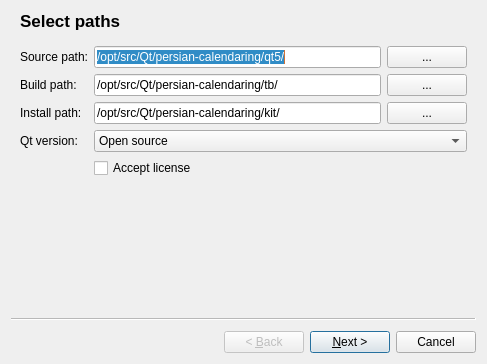
<?xml version="1.0" encoding="UTF-8"?>
<ui version="4.0">
 <class>Wizard</class>
 <widget class="QWizard" name="Wizard">
  <property name="geometry">
   <rect>
    <x>0</x>
    <y>0</y>
    <width>487</width>
    <height>364</height>
   </rect>
  </property>
  <property name="windowTitle">
   <string>Wizard</string>
  </property>
  <widget class="QWizardPage" name="wizardPage1">
   <property name="title">
    <string>Select paths</string>
   </property>
   <layout class="QFormLayout" name="formLayout">
    <item row="0" column="0">
     <widget class="QLabel" name="label">
      <property name="text">
       <string>Source path:</string>
      </property>
     </widget>
    </item>
    <item row="0" column="1">
     <layout class="QHBoxLayout" name="horizontalLayout">
      <item>
       <widget class="QLineEdit" name="lineEditSourcePath">
        <property name="text">
         <string>/opt/src/Qt/persian-calendaring/qt5/</string>
        </property>
       </widget>
      </item>
      <item>
       <widget class="QPushButton" name="pushButtonSelectSourcePath">
        <property name="sizePolicy">
         <sizepolicy hsizetype="Maximum" vsizetype="Fixed">
          <horstretch>0</horstretch>
          <verstretch>0</verstretch>
         </sizepolicy>
        </property>
        <property name="text">
         <string>...</string>
        </property>
       </widget>
      </item>
     </layout>
    </item>
    <item row="1" column="0">
     <widget class="QLabel" name="label_2">
      <property name="text">
       <string>Build path:</string>
      </property>
     </widget>
    </item>
    <item row="1" column="1">
     <layout class="QHBoxLayout" name="horizontalLayout_2">
      <item>
       <widget class="QLineEdit" name="lineEditBuildPath">
        <property name="text">
         <string>/opt/src/Qt/persian-calendaring/tb/</string>
        </property>
       </widget>
      </item>
      <item>
       <widget class="QPushButton" name="pushButtonSelectBuildPath">
        <property name="sizePolicy">
         <sizepolicy hsizetype="Maximum" vsizetype="Fixed">
          <horstretch>0</horstretch>
          <verstretch>0</verstretch>
         </sizepolicy>
        </property>
        <property name="text">
         <string>...</string>
        </property>
       </widget>
      </item>
     </layout>
    </item>
    <item row="2" column="0">
     <widget class="QLabel" name="label_3">
      <property name="text">
       <string>Install path:</string>
      </property>
     </widget>
    </item>
    <item row="2" column="1">
     <layout class="QHBoxLayout" name="horizontalLayout_3">
      <item>
       <widget class="QLineEdit" name="lineEditInstallPath">
        <property name="text">
         <string>/opt/src/Qt/persian-calendaring/kit/</string>
        </property>
       </widget>
      </item>
      <item>
       <widget class="QPushButton" name="pushButtonSelectInstallPath">
        <property name="sizePolicy">
         <sizepolicy hsizetype="Maximum" vsizetype="Fixed">
          <horstretch>0</horstretch>
          <verstretch>0</verstretch>
         </sizepolicy>
        </property>
        <property name="text">
         <string>...</string>
        </property>
       </widget>
      </item>
     </layout>
    </item>
    <item row="3" column="0">
     <widget class="QLabel" name="label_4">
      <property name="text">
       <string>Qt version:</string>
      </property>
     </widget>
    </item>
    <item row="3" column="1">
     <widget class="QComboBox" name="comboBoxLicenseType">
      <item>
       <property name="text">
        <string>Open source</string>
       </property>
      </item>
      <item>
       <property name="text">
        <string>Commercial</string>
       </property>
      </item>
     </widget>
    </item>
    <item row="4" column="1">
     <widget class="QCheckBox" name="checkBoxConfirmLicense">
      <property name="text">
       <string>Accept license</string>
      </property>
     </widget>
    </item>
   </layout>
  </widget>
  <widget class="QWizardPage" name="wizardPage_3">
   <property name="title">
    <string>Platform</string>
   </property>
   <layout class="QVBoxLayout" name="verticalLayout_5">
    <item>
     <widget class="QCheckBox" name="checkBoxSelectPLatform">
      <property name="text">
       <string>Select platform</string>
      </property>
     </widget>
    </item>
    <item>
     <widget class="QListWidget" name="listWidgetPlatform">
      <property name="enabled">
       <bool>false</bool>
      </property>
     </widget>
    </item>
   </layout>
  </widget>
  <widget class="QWizardPage" name="wizardPage_7">
   <property name="title">
    <string>Cross colpile</string>
   </property>
   <layout class="QVBoxLayout" name="verticalLayout_10">
    <item>
     <widget class="QCheckBox" name="checkBoxSelectPLatform_2">
      <property name="text">
       <string>Select platform</string>
      </property>
     </widget>
    </item>
    <item>
     <widget class="QListWidget" name="listWidgetPlatform_2">
      <property name="enabled">
       <bool>false</bool>
      </property>
     </widget>
    </item>
   </layout>
  </widget>
  <widget class="QWizardPage" name="wizardPageModules">
   <property name="title">
    <string>Select modules</string>
   </property>
   <layout class="QVBoxLayout" name="verticalLayout_3">
    <item>
     <widget class="QListWidget" name="listWidgetModules"/>
    </item>
   </layout>
  </widget>
  <widget class="QWizardPage" name="wizardPage_6">
   <property name="title">
    <string>Exclude from make</string>
   </property>
   <layout class="QVBoxLayout" name="verticalLayout_8">
    <item>
     <widget class="QListWidget" name="listWidgetNoMake">
      <item>
       <property name="text">
        <string>docs</string>
       </property>
      </item>
      <item>
       <property name="text">
        <string>demos</string>
       </property>
      </item>
      <item>
       <property name="text">
        <string>examples</string>
       </property>
      </item>
      <item>
       <property name="text">
        <string>tests</string>
       </property>
      </item>
     </widget>
    </item>
   </layout>
  </widget>
  <widget class="QWizardPage" name="wizardPage2">
   <property name="title">
    <string>Features</string>
   </property>
   <layout class="QVBoxLayout" name="verticalLayout_9">
    <item>
     <widget class="QLineEdit" name="lineEditFilterFeature">
      <property name="clearButtonEnabled">
       <bool>true</bool>
      </property>
     </widget>
    </item>
    <item>
     <layout class="QHBoxLayout" name="horizontalLayout_4">
      <item>
       <widget class="QTableView" name="tableViewFeatures">
        <property name="editTriggers">
         <set>QAbstractItemView::NoEditTriggers</set>
        </property>
        <property name="selectionBehavior">
         <enum>QAbstractItemView::SelectRows</enum>
        </property>
       </widget>
      </item>
      <item>
       <layout class="QVBoxLayout" name="verticalLayout">
        <item>
         <widget class="QPushButton" name="pushButtonFeatureInclude">
          <property name="text">
           <string>Include</string>
          </property>
         </widget>
        </item>
        <item>
         <widget class="QPushButton" name="pushButtonFeatureExclude">
          <property name="text">
           <string>Exclude</string>
          </property>
         </widget>
        </item>
        <item>
         <widget class="QPushButton" name="pushButtonFeatureUncheck">
          <property name="text">
           <string>Uncheck</string>
          </property>
         </widget>
        </item>
        <item>
         <spacer name="verticalSpacer">
          <property name="orientation">
           <enum>Qt::Vertical</enum>
          </property>
          <property name="sizeHint" stdset="0">
           <size>
            <width>20</width>
            <height>40</height>
           </size>
          </property>
         </spacer>
        </item>
       </layout>
      </item>
     </layout>
    </item>
   </layout>
  </widget>
  <widget class="QWizardPage" name="wizardPage">
   <property name="title">
    <string>Options</string>
   </property>
   <layout class="QVBoxLayout" name="verticalLayout_2">
    <item>
     <widget class="QLineEdit" name="lineEditFilterOption">
      <property name="clearButtonEnabled">
       <bool>true</bool>
      </property>
     </widget>
    </item>
    <item>
     <widget class="QTableView" name="tableViewOptions">
      <property name="editTriggers">
       <set>QAbstractItemView::CurrentChanged|QAbstractItemView::DoubleClicked</set>
      </property>
      <attribute name="horizontalHeaderStretchLastSection">
       <bool>true</bool>
      </attribute>
     </widget>
    </item>
   </layout>
  </widget>
  <widget class="QWizardPage" name="wizardPage_2">
   <property name="title">
    <string>Select generate method</string>
   </property>
   <layout class="QVBoxLayout" name="verticalLayout_7">
    <item>
     <layout class="QVBoxLayout" name="verticalLayout_4">
      <item>
       <widget class="QRadioButton" name="radioButtonBuildNow">
        <property name="text">
         <string>Run build process now</string>
        </property>
       </widget>
      </item>
      <item>
       <widget class="QRadioButton" name="radioButtonBuildLater">
        <property name="text">
         <string>Create scripts for building Qt later</string>
        </property>
        <property name="checked">
         <bool>true</bool>
        </property>
       </widget>
      </item>
     </layout>
    </item>
   </layout>
  </widget>
  <widget class="QWizardPage" name="wizardPage_4">
   <property name="title">
    <string>Run</string>
   </property>
   <layout class="QVBoxLayout" name="verticalLayout_6">
    <item>
     <widget class="QTextBrowser" name="textBrowserBuildOutput">
      <property name="palette">
       <palette>
        <active>
         <colorrole role="Text">
          <brush brushstyle="SolidPattern">
           <color alpha="255">
            <red>255</red>
            <green>255</green>
            <blue>255</blue>
           </color>
          </brush>
         </colorrole>
         <colorrole role="Base">
          <brush brushstyle="SolidPattern">
           <color alpha="255">
            <red>0</red>
            <green>0</green>
            <blue>0</blue>
           </color>
          </brush>
         </colorrole>
         <colorrole role="PlaceholderText">
          <brush brushstyle="SolidPattern">
           <color alpha="128">
            <red>255</red>
            <green>255</green>
            <blue>255</blue>
           </color>
          </brush>
         </colorrole>
        </active>
        <inactive>
         <colorrole role="Text">
          <brush brushstyle="SolidPattern">
           <color alpha="255">
            <red>255</red>
            <green>255</green>
            <blue>255</blue>
           </color>
          </brush>
         </colorrole>
         <colorrole role="Base">
          <brush brushstyle="SolidPattern">
           <color alpha="255">
            <red>0</red>
            <green>0</green>
            <blue>0</blue>
           </color>
          </brush>
         </colorrole>
         <colorrole role="PlaceholderText">
          <brush brushstyle="SolidPattern">
           <color alpha="128">
            <red>255</red>
            <green>255</green>
            <blue>255</blue>
           </color>
          </brush>
         </colorrole>
        </inactive>
        <disabled>
         <colorrole role="Text">
          <brush brushstyle="SolidPattern">
           <color alpha="255">
            <red>119</red>
            <green>120</green>
            <blue>120</blue>
           </color>
          </brush>
         </colorrole>
         <colorrole role="Base">
          <brush brushstyle="SolidPattern">
           <color alpha="255">
            <red>239</red>
            <green>240</green>
            <blue>241</blue>
           </color>
          </brush>
         </colorrole>
         <colorrole role="PlaceholderText">
          <brush brushstyle="SolidPattern">
           <color alpha="128">
            <red>35</red>
            <green>38</green>
            <blue>39</blue>
           </color>
          </brush>
         </colorrole>
        </disabled>
       </palette>
      </property>
      <property name="font">
       <font>
        <family>Courier 10 Pitch</family>
       </font>
      </property>
      <property name="html">
       <string>&lt;!DOCTYPE HTML PUBLIC &quot;-//W3C//DTD HTML 4.0//EN&quot; &quot;http://www.w3.org/TR/REC-html40/strict.dtd&quot;&gt;
&lt;html&gt;&lt;head&gt;&lt;meta name=&quot;qrichtext&quot; content=&quot;1&quot; /&gt;&lt;style type=&quot;text/css&quot;&gt;
p, li { white-space: pre-wrap; }
&lt;/style&gt;&lt;/head&gt;&lt;body style=&quot; font-family:'Courier 10 Pitch'; font-size:10pt; font-weight:400; font-style:normal;&quot;&gt;
&lt;p style=&quot; margin-top:0px; margin-bottom:0px; margin-left:0px; margin-right:0px; -qt-block-indent:0; text-indent:0px;&quot;&gt;Run generate script...&lt;/p&gt;&lt;/body&gt;&lt;/html&gt;</string>
      </property>
     </widget>
    </item>
   </layout>
  </widget>
  <widget class="QWizardPage" name="wizardPage_5">
   <property name="title">
    <string>Finish</string>
   </property>
  </widget>
 </widget>
 <resources/>
 <connections>
  <connection>
   <sender>checkBoxSelectPLatform</sender>
   <signal>toggled(bool)</signal>
   <receiver>listWidgetPlatform</receiver>
   <slot>setEnabled(bool)</slot>
   <hints>
    <hint type="sourcelabel">
     <x>95</x>
     <y>70</y>
    </hint>
    <hint type="destinationlabel">
     <x>97</x>
     <y>229</y>
    </hint>
   </hints>
  </connection>
  <connection>
   <sender>checkBoxSelectPLatform_2</sender>
   <signal>toggled(bool)</signal>
   <receiver>listWidgetPlatform_2</receiver>
   <slot>setEnabled(bool)</slot>
   <hints>
    <hint type="sourcelabel">
     <x>80</x>
     <y>64</y>
    </hint>
    <hint type="destinationlabel">
     <x>84</x>
     <y>134</y>
    </hint>
   </hints>
  </connection>
 </connections>
</ui>
